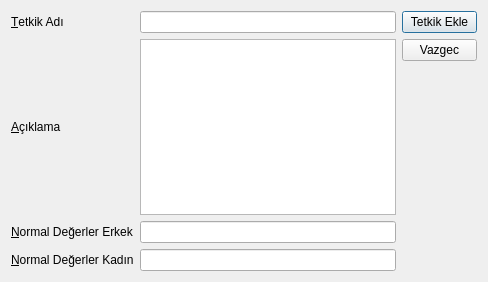
<?xml version="1.0" encoding="UTF-8"?>
<ui version="4.0">
 <class>tetkikekle</class>
 <widget class="QDialog" name="tetkikekle">
  <property name="geometry">
   <rect>
    <x>0</x>
    <y>0</y>
    <width>488</width>
    <height>282</height>
   </rect>
  </property>
  <property name="minimumSize">
   <size>
    <width>488</width>
    <height>282</height>
   </size>
  </property>
  <property name="windowTitle">
   <string>Yeni Tetkik Ekle</string>
  </property>
  <layout class="QFormLayout" name="formLayout_2">
   <item row="0" column="0">
    <layout class="QGridLayout" name="gridLayout">
     <item row="0" column="0">
      <widget class="QLabel" name="lblAdi">
       <property name="text">
        <string>&amp;Tetkik Adı</string>
       </property>
       <property name="buddy">
        <cstring>leAdi</cstring>
       </property>
      </widget>
     </item>
     <item row="2" column="1">
      <widget class="QLineEdit" name="leNormaldegerErkek">
       <property name="enabled">
        <bool>true</bool>
       </property>
      </widget>
     </item>
     <item row="0" column="1">
      <widget class="QLineEdit" name="leAdi"/>
     </item>
     <item row="2" column="0">
      <widget class="QLabel" name="lblDegerler">
       <property name="text">
        <string>&amp;Normal Değerler Erkek</string>
       </property>
       <property name="buddy">
        <cstring>leNormaldegerErkek</cstring>
       </property>
      </widget>
     </item>
     <item row="1" column="1">
      <widget class="QTextEdit" name="teAciklama"/>
     </item>
     <item row="1" column="0">
      <widget class="QLabel" name="lblAciklama">
       <property name="text">
        <string>&amp;Açıklama</string>
       </property>
       <property name="buddy">
        <cstring>teAciklama</cstring>
       </property>
      </widget>
     </item>
     <item row="3" column="0">
      <widget class="QLabel" name="lblDegerler_2">
       <property name="text">
        <string>&amp;Normal Değerler Kadın</string>
       </property>
       <property name="buddy">
        <cstring>leNormaldegerKadin</cstring>
       </property>
      </widget>
     </item>
     <item row="3" column="1">
      <widget class="QLineEdit" name="leNormaldegerKadin"/>
     </item>
    </layout>
   </item>
   <item row="0" column="1">
    <layout class="QVBoxLayout" name="verticalLayout">
     <item>
      <widget class="QPushButton" name="btnKayder">
       <property name="text">
        <string>Tetkik Ekle</string>
       </property>
      </widget>
     </item>
     <item>
      <widget class="QPushButton" name="btnVazgec">
       <property name="text">
        <string>Vazgec</string>
       </property>
      </widget>
     </item>
    </layout>
   </item>
  </layout>
 </widget>
 <tabstops>
  <tabstop>leAdi</tabstop>
  <tabstop>teAciklama</tabstop>
  <tabstop>leNormaldegerErkek</tabstop>
  <tabstop>leNormaldegerKadin</tabstop>
  <tabstop>btnKayder</tabstop>
  <tabstop>btnVazgec</tabstop>
 </tabstops>
 <resources/>
 <connections>
  <connection>
   <sender>btnKayder</sender>
   <signal>clicked()</signal>
   <receiver>tetkikekle</receiver>
   <slot>accept()</slot>
   <hints>
    <hint type="sourcelabel">
     <x>523</x>
     <y>100</y>
    </hint>
    <hint type="destinationlabel">
     <x>363</x>
     <y>87</y>
    </hint>
   </hints>
  </connection>
  <connection>
   <sender>btnVazgec</sender>
   <signal>clicked()</signal>
   <receiver>tetkikekle</receiver>
   <slot>reject()</slot>
   <hints>
    <hint type="sourcelabel">
     <x>523</x>
     <y>197</y>
    </hint>
    <hint type="destinationlabel">
     <x>450</x>
     <y>173</y>
    </hint>
   </hints>
  </connection>
 </connections>
</ui>
